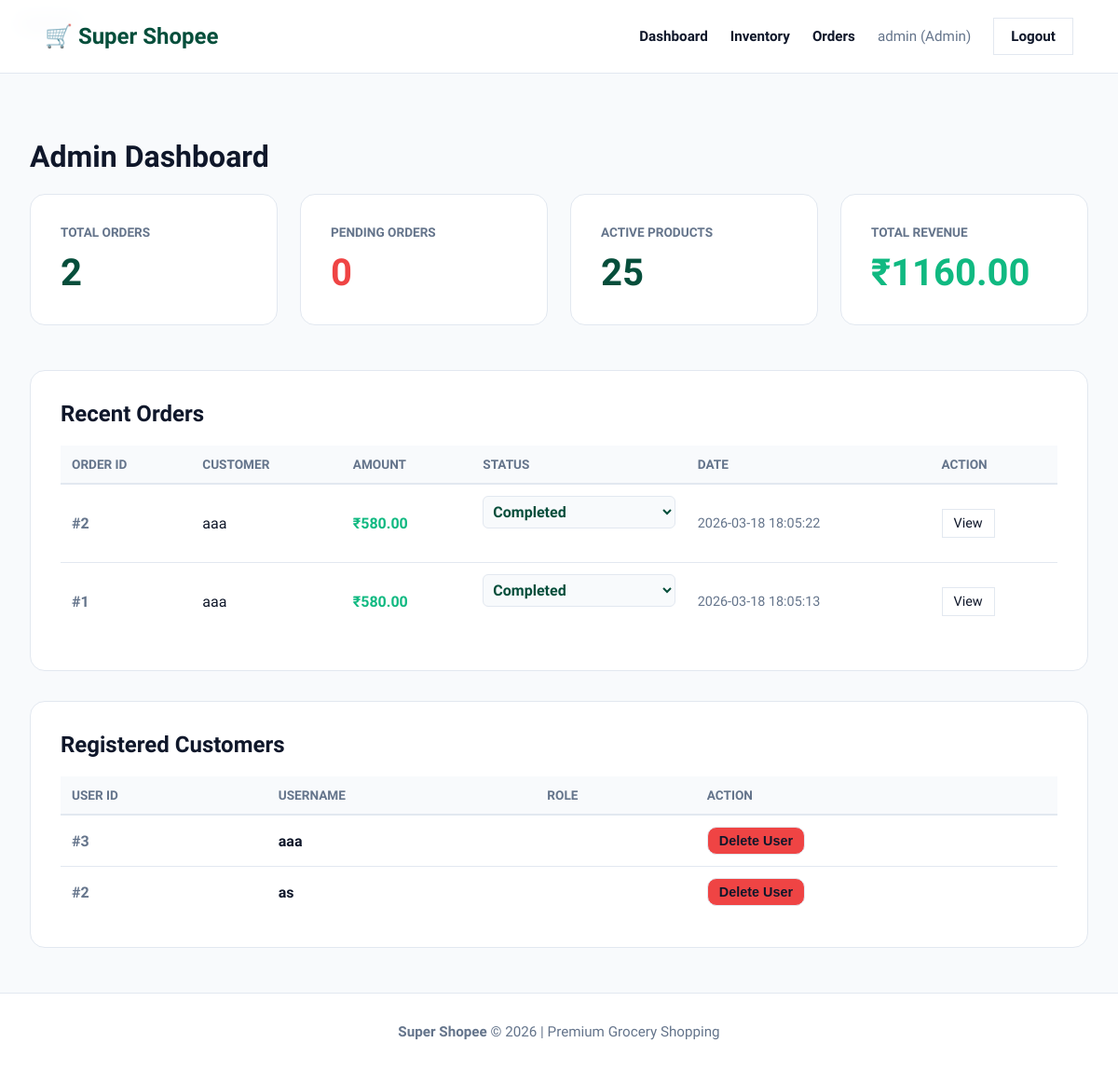
The page /admin (signed in) on the database its author committed.
### tables this page shows
CREATE TABLE orders (id INTEGER PRIMARY KEY AUTOINCREMENT, customer_username TEXT NOT NULL, total_amount REAL NOT NULL, status TEXT NOT NULL, order_date TEXT NOT NULL);

CREATE TABLE users (id INTEGER PRIMARY KEY AUTOINCREMENT, username TEXT UNIQUE NOT NULL, password TEXT NOT NULL, role TEXT NOT NULL);

### app.py (the view)
@app.route("/admin")
def admin():
    if session.get("role") != 'Admin':
        return redirect("/")
    conn = get_db()
    stats = {
        'total_orders': conn.execute("SELECT COUNT(*) FROM orders").fetchone()[0],
        'pending_orders': conn.execute("SELECT COUNT(*) FROM orders WHERE status='Pending'").fetchone()[0],
        'total_products': conn.execute("SELECT COUNT(*) FROM products WHERE is_active=1").fetchone()[0],
        'total_revenue': conn.execute("SELECT SUM(total_amount) FROM orders WHERE status='Completed'").fetchone()[
                             0] or 0
    }
    orders = conn.execute("SELECT * FROM orders ORDER BY order_date DESC LIMIT 10").fetchall()
    users = conn.execute("SELECT * FROM users WHERE role != 'Admin' ORDER BY id DESC").fetchall()
    conn.close()
    return render_template('admin.html', stats=stats, orders=orders, users=users)

### app.py (called while the page is built)
def get_db():
    conn = sqlite3.connect(DB_PATH)
    conn.row_factory = sqlite3.Row
    return conn

### templates/admin.html (shortened to what this page needs)
{% extends "layout.html" %}
{% block content %}
<div class="container">
    <h1>Admin Dashboard</h1>
    <div class="stats-grid">
        <div class="stat-card">
            <h3>Total Orders</h3>
            <p>{{ stats['total_orders'] }}</p>
        </div>
        <div class="stat-card">
            <h3>Pending Orders</h3>
            <p style="color: var(--danger);">{{ stats['pending_orders'] }}</p>
        </div>
        <div class="stat-card">
            <h3>Active Products</h3>
            <p>{{ stats['total_products'] }}</p>
        </div>
        <div class="stat-card">
            <h3>Total Revenue</h3>
            <p style="color: var(--accent);">₹{{ "%.2f"|format(stats['total_revenue']) }}</p>
        </div>
    </div>
    <div style="background: white; padding: 2rem; border-radius: 16px; margin-top: 2rem; border: 1px solid var(--border); overflow-x: auto;">
        <h2 style="margin-top: 0;">Recent Orders</h2>
        <table style="width: 100%;">
            <thead>
                <tr>
                    <th style="padding: 12px; border-bottom: 2px solid var(--border);">Order ID</th>
                    <th style="padding: 12px; border-bottom: 2px solid var(--border);">Customer</th>
                    <th style="padding: 12px; border-bottom: 2px solid var(--border);">Amount</th>
                    <th style="padding: 12px; border-bottom: 2px solid var(--border);">Status</th>
                    <th style="padding: 12px; border-bottom: 2px solid var(--border);">Date</th>
                    <th style="padding: 12px; border-bottom: 2px solid var(--border);">Action</th>
                </tr>
            </thead>
            <tbody>
                {% for order in orders %}
                <tr>
                    <td style="padding: 12px; font-weight: 700; color: var(--text-muted);">#{{ order['id'] }}</td>
                    <td style="padding: 12px;">{{ order['customer_username'] }}</td>
                    <td style="padding: 12px; font-weight: 600; color: var(--accent);">₹{{ "%.2f"|format(order['total_amount']) }}</td>
                    <td style="padding: 12px;">
                        <select onchange="updateStatus({{ order['id'] }}, this.value)" style="padding: 6px; border-radius: 6px; border: 1px solid var(--border); font-weight: 600; color: var(--primary);">
                            <option value="Completed" {% if order['status'] == 'Completed' %}selected{% endif %}>Completed</option>
                        </select>
                    </td>
                    <td style="padding: 12px; color: var(--text-muted); font-size: 0.9rem;">{{ order['order_date'] }}</td>
                    <td style="padding: 12px;"><a href="/admin/orders" class="btn-small" style="padding: 6px 12px;">View</a></td>
                </tr>
                {% endfor %}
            </tbody>
        </table>
    </div>
    <div style="background: white; padding: 2rem; border-radius: 16px; margin-top: 2rem; border: 1px solid var(--border); overflow-x: auto;">
        <h2 style="margin-top: 0;">Registered Customers</h2>
        <table style="width: 100%;">
            <thead>
                <tr>
                    <th style="padding: 12px; border-bottom: 2px solid var(--border);">User ID</th>
                    <th style="padding: 12px; border-bottom: 2px solid var(--border);">Username</th>
                    <th style="padding: 12px; border-bottom: 2px solid var(--border);">Role</th>
                    <th style="padding: 12px; border-bottom: 2px solid var(--border);">Action</th>
                </tr>
            </thead>
            <tbody>
                {% for u in users %}
                <tr id="user-row-{{ u['id'] }}">
                    <td style="padding: 12px; font-weight: 700; color: var(--text-muted);">#{{ u['id'] }}</td>
                    <td style="padding: 12px; font-weight: 600;">{{ u['username'] }}</td>
                    <td style="padding: 12px;"><span class="badge" style="background: #e2e8f0; color: #334155;">{{ u['role'] }}</span></td>
                    <td style="padding: 12px;">
                        <button onclick="deleteUser({{ u['id'] }})" class="btn-small btn-danger" style="padding: 6px 12px;">Delete User</button>
                    </td>
                </tr>
                {% else %}
                <tr>
                    <td colspan="4" style="text-align: center; padding: 2rem; color: var(--text-muted);">No customers registered yet.</td>
                </tr>
                {% endfor %}
            </tbody>
        </table>
    </div>
</div>
{% endblock %}

### static/style.css (style rules this page uses)
:root { --bg-page: #f8fafc; --surface: #ffffff; --text-main: #0f172a; --text-muted: #64748b; --border: #e2e8f0; --primary: #064e3b; --primary-hover: #065f46; --accent: #10b981; --accent-hover: #059669; --success: #059669; --danger: #ef4444; --shadow-sm: 0 1px 2px rgba(0,0,0,0.05); --shadow-md: 0 4px 6px rgba(0,0,0,0.1); --shadow-lg: 0 10px 15px rgba(0,0,0,0.1); --radius-md: 10px; --radius-lg: 16px; }
* { box-sizing: border-box; }
html, body { height: 100%; }
body { font-family: 'Plus Jakarta Sans', sans-serif; background: var(--bg-page); color: var(--text-main); margin: 0; display: flex; flex-direction: column; -webkit-font-smoothing: antialiased; }
.container { max-width: 1280px; margin: 0 auto; padding: 3rem 2rem; }
input, select, textarea { width: 100%; padding: 14px 16px; margin-bottom: 1.5rem; background: var(--bg-page); border: 1.5px solid var(--border); border-radius: var(--radius-md); font-family: inherit; color: var(--text-main); font-size: 1rem; transition: all 0.2s; }
.btn, button { width: 100%; padding: 14px 24px; border: none; border-radius: var(--radius-md); font-weight: 700; font-size: 1rem; cursor: pointer; background: var(--accent); color: white; transition: all 0.2s; }
.btn-small { width: auto; padding: 10px 18px; font-size: 0.9rem; background: var(--surface); border: 1px solid var(--border); color: var(--text-main); text-decoration: none; display: inline-block; transition: all 0.2s; }
.btn-danger { background: var(--danger); }
.stats-grid { display: grid; grid-template-columns: repeat(auto-fit, minmax(250px, 1fr)); gap: 1.5rem; margin-bottom: 3rem; }
.stat-card { background: white; padding: 2rem; border-radius: var(--radius-lg); border: 1px solid var(--border); transition: transform 0.2s; }
.stat-card h3 { color: var(--text-muted); font-size: 0.85rem; text-transform: uppercase; margin: 0 0 12px; }
.stat-card p { font-size: 2.5rem; font-weight: 800; color: var(--primary); margin: 0; }
table { width: 100%; border-collapse: collapse; background: white; }
th, td { padding: 1.25rem 1.5rem; text-align: left; border-bottom: 1px solid var(--border); }
th { background: var(--bg-page); color: var(--text-muted); font-weight: 700; font-size: 0.85rem; text-transform: uppercase; }
tr:last-child td { border-bottom: none; }

### rows shown on the page
orders: id "2", customer_username "aaa", total_amount "580.00", status+id "Completed", order_date "2026-03-18 18:05:22"
orders: id "1", customer_username "aaa", total_amount "580.00", status+id "Completed", order_date "2026-03-18 18:05:13"
users: id "3", username "aaa"
users: id "2", username "as"

### other values the page prints
{{ session['user'] }} "admin"
{{ session['role'] }} "Admin"
{{ stats['total_orders'] }} "2"
{{ stats['pending_orders'] }} "0"
{{ stats['total_products'] }} "25"
{{ "%.2f"|format(stats['total_revenue']) }} "1160.00"
